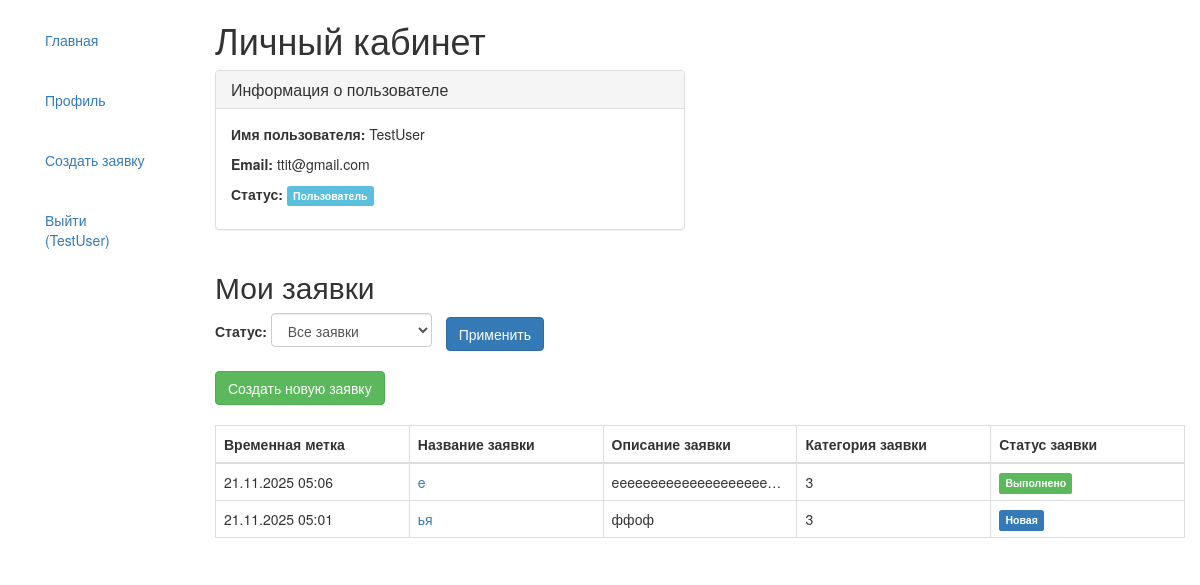
Page /profile/ (signed in) on the earlier database version.
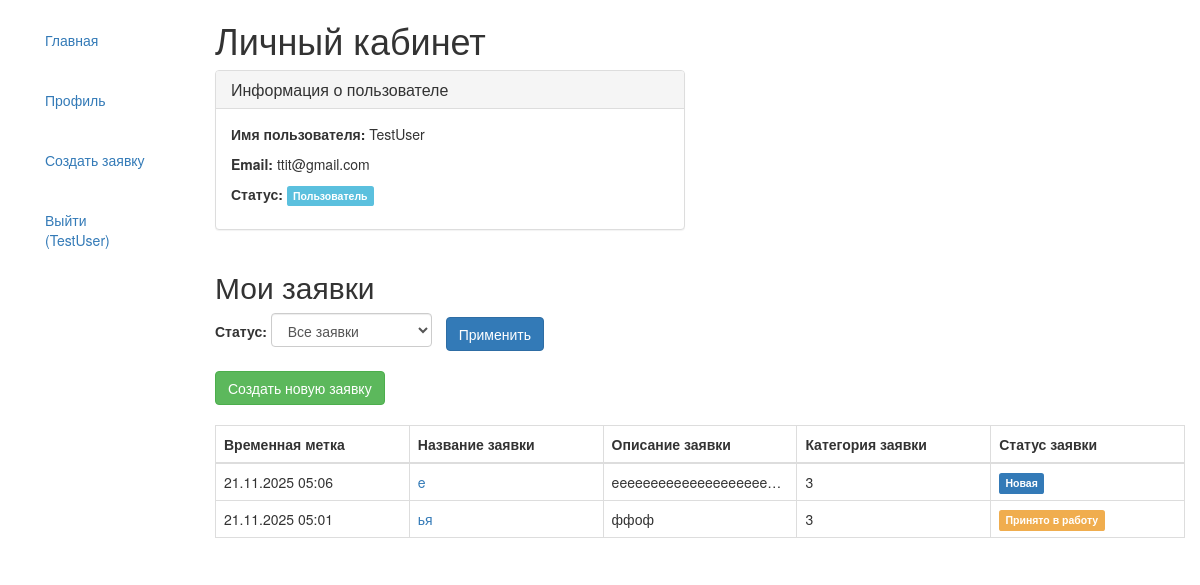
Same page on the later database version.
### main/models.py (models this page shows, shortened)
class Application(models.Model):
    STATUS_CHOICES = [
        ('new', 'Новая'),
        ('in_progress', 'Принято в работу'),
        ('completed', 'Выполнено'),
    ]
    name = models.CharField(
        max_length=200,
        verbose_name='Название заявки'
    )
    description = models.TextField(
        verbose_name='Описание'
    )
    category = models.ForeignKey(
        Category,
        on_delete=models.PROTECT,
        verbose_name='Категория'
    )
    floor_plan = models.ImageField(
        upload_to='floor_plans/%Y/%m/%d/',
        verbose_name='План помещения',
        validators=[validate_image_file]
    )
    client = models.ForeignKey(
        User,
        on_delete=models.CASCADE,
        related_name='applications',
        verbose_name='Клиент'
    )
    status = models.CharField(
        max_length=20,
        choices=STATUS_CHOICES,
        default='new',
        verbose_name='Статус'
    )
    created_at = models.DateTimeField(
        auto_now_add=True,
        verbose_name='Дата создания'
    )
    comment = models.TextField(blank=True, null=True, verbose_name='Комментарий')
    design_image = models.ImageField(upload_to='designs/', blank=True, null=True, verbose_name='Изображение дизайна')
    class Meta:
            verbose_name = 'Заявка'
            verbose_name_plural = 'Заявки'
            ordering = ['-created_at']

class Category(models.Model):
    name = models.CharField(
        max_length=100,
        verbose_name='Название категории',
        unique=True
    )
    description = models.TextField(
        verbose_name='Описание категории',
        blank=True
    )
    class Meta:
            verbose_name = 'Категория'
            verbose_name_plural = 'Категории'
            ordering = ['name']

### main/views.py (the view)
# urls.py: path('profile/', views.profile, name='profile'),
@login_required
def profile(request):
    applications = Application.objects.filter(client=request.user).order_by('-created_at')
    status_filter = request.GET.get('status', '')
    if status_filter:
        applications = applications.filter(status=status_filter)
    context = {
        'applications': applications,
    }
    return render(request, 'main/profile.html', context)

### main/templates/main/profile.html (shortened to what this page needs)
{% extends "base_generic.html" %}
{% block content %}
<class="container">
    <h1>Личный кабинет</h1>
    <div class="row">
        <div class="col-md-6">
            <div class="panel panel-default">
                <div class="panel-heading">
                    <h3 class="panel-title">Информация о пользователе</h3>
                </div>
                <div class="panel-body">
                    <p><strong>Имя пользователя:</strong> {{ user.username }}</p>
                    <p><strong>Email:</strong> {{ user.email|default:"Не указан" }}</p>
                    {% if user.is_superuser %}
                        <p><strong>Статус:</strong> <span class="label label-danger">Администратор</span></p>
                    {% else %}
                        <p><strong>Статус:</strong> <span class="label label-info">Пользователь</span></p>
                    {% endif %}
                </div>
            </div>
        </div>
    </div>
{% if not user.is_superuser %}
    <h2>Мои заявки</h2>
    <div style="margin-bottom: 20px;">
        <form method="get">
            <label>Статус: </label>
            <select name="status" class="form-control" style="display: inline-block; width: auto;">
                <option value="">Все заявки</option>
            </select>
            <button type="submit" class="btn btn-primary" style="margin-left: 10px;">Применить</button>
        </form>
    </div>
    <div style="margin-bottom: 20px;">
        <a href="{% url 'main:create_application' %}" class="btn btn-success">
            Создать новую заявку
        </a>
    </div>
    {% if applications %}
    <table class="table table-bordered" style="width: 100%; table-layout: fixed;">
        <thead>
            <tr>
                <th>Временная метка</th>
                <th>Название заявки</th>
                <th>Описание заявки</th>
                <th>Категория заявки</th>
                <th>Статус заявки</th>
            </tr>
        </thead>
        <tbody>
            {% for application in applications %}
            <tr>
                <td>{{ application.created_at|date:"d.m.Y H:i" }}</td>
                <td>
                <a href="{% url 'main:application_detail' application.id %}" class="text-decoration-none">
                    {{ application.name }}
                </a>
                </td>
                <td class="description-cell">
                    <div class="description-content">
                        {{ application.description|truncatewords:20 }}
                    </div>
                </td>
                <td>{{ application.category.name }}</td>
                <td>
                    {% if application.status == 'new' %}
                        <span class="label label-primary">Новая</span>
                    {% elif application.status == 'in_progress' %}
                        <span class="label label-warning">Принято в работу</span>
                    {% elif application.status == 'completed' %}
                        <span class="label label-success">Выполнено</span>
                    {% endif %}
                </td>
            </tr>
            {% endfor %}
        </tbody>
    </table>
    {% endif %}
</div>
{% endif %}
{% endblock %}

Differences in the rows shown:
changed Application "eeeeeeeeeeeeeeeeeeee…": status "Выполнено" → "Новая"
changed Application "ья": status "Новая" → "Принято в работу"
